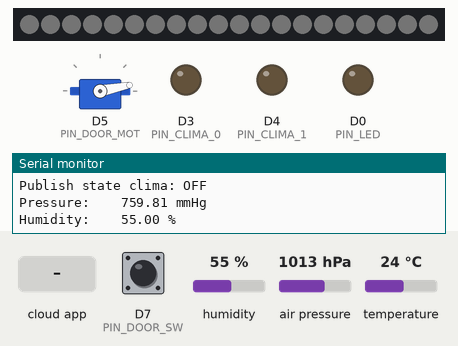
This sketch was run on a simulated ESP8266 (NodeMCU). Parts: 20 RGB LEDs in strip order, left to right, servo, output pins drawn as LEDs (lit = HIGH), the last lines printed to the serial monitor. The test bench sets the inputs (shaded band); at power-on: D7 (PIN_DOOR_SW) LOW, humidity 55 %, air pressure 1013 hPa, temperature 24 °C. Dim RGB values are drawn brighter than linear; WiFi joins after 1.5 s; servers stay silent unless stated; no MQTT or app messages arrive unless stated.

Above: at 3.4 s.
3.5 s: the phone or cloud app sets rgb to 0
At 4.3 s:
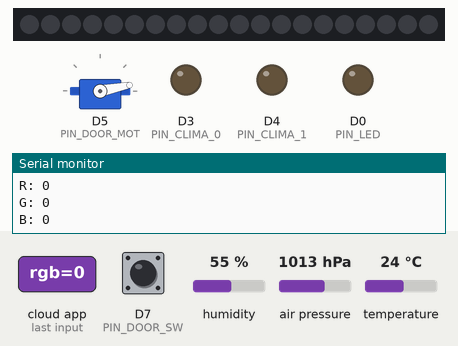
5.0 s: the phone or cloud app sets door to 1
At 6.9 s:
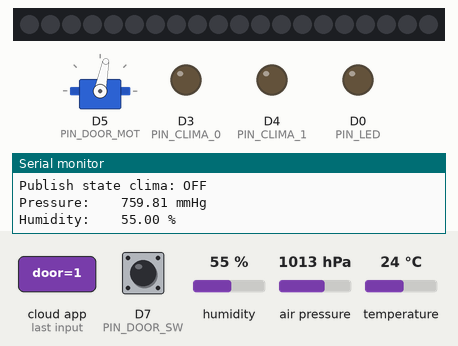
7.2 s: D7 (PIN_DOOR_SW) pulled HIGH for 3.2 s
11.9 s: the phone or cloud app sets light to 0
At 13.1 s:
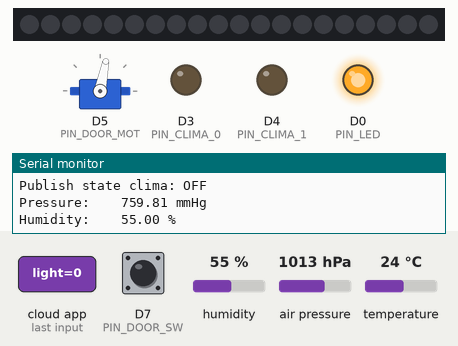
13.4 s: the phone or cloud app sets clima to 1
At 14.6 s:
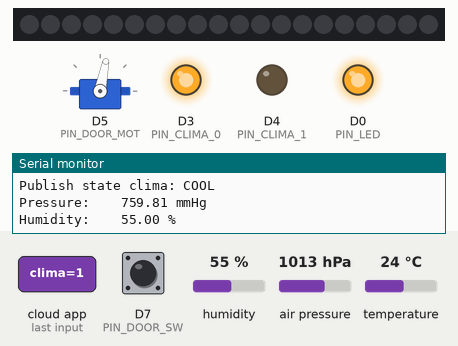
14.9 s: the phone or cloud app sets door to 0
Timing chart, 0 to 17.9 s (numbered marks = the images above; inputs shaded):
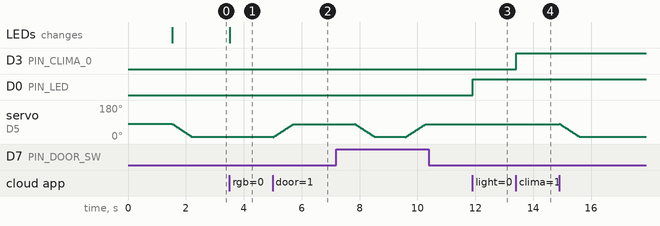

Measured:
- after the input at 3.5 s, the LEDs: change at once (image 1)
- after the input at 11.9 s, D0 (PIN_LED): LOW → HIGH at once
- after the input at 13.4 s, D3 (PIN_CLIMA_0): LOW → HIGH at once

The sketch:

ESP8266_SmartHouse.ino
```cpp
#include <Wire.h>
#include <Servo.h>
#include <ESP8266WiFi.h>
#include <Adafruit_Sensor.h>
#include <Adafruit_BME280.h>
#include <Adafruit_NeoPixel.h>

#include "Adafruit_MQTT.h"
#include "Adafruit_MQTT_Client.h"

typedef enum
{
  CLIMA_STATUS_OFF  = 0,
  CLIMA_STATUS_OK   = 1,
  CLIMA_STATUS_COOL = 2,
  CLIMA_STATUS_HEAT = 3
};

char * climaStatusStr [4] =
{
  "OFF",
  "OK",
  "COOL",
  "HEAT"
};

uint8_t climaOut[4][2] =
{
  {LOW,   LOW},
  {LOW,   LOW},
  {HIGH,  LOW},
  {LOW,   HIGH}
};

typedef enum
{
  CLIMA_CTRL_OFF    = 0,
  CLIMA_CTRL_AUTO   = 1,
  CLIMA_CTRL_COOL   = 2,
  CLIMA_CTRL_HEAT   = 3
};

char * climaStateStr [4] =
{
  "OFF",
  "AUTO",
  "COOL",
  "HEAT"
};

/* PINs */

#define PIN_LED       D0
#define PIN_BME_SCL   D1
#define PIN_BME_SDA   D2
#define PIN_CLIMA_0   D3
#define PIN_CLIMA_1   D4
#define PIN_DOOR_MOT  D5
#define PIN_RGB       D6
#define PIN_DOOR_SW   D7


/************************* WiFi Access Point *********************************/
const char * ssid     = "embedded";
const char * password = "04523307";

/************************* MQTT Broker Setup *********************************/

#define MQTT_SERVER      "10.0.0.192"
#define MQTT_SERVERPORT  1883
#define MQTT_USERNAME    ""
#define MQTT_KEY         ""

/* RGB strip */

#define LED_COUNT     20  // number of LEDs on the strip
#define LED_DEF_COL   0x010101

Adafruit_NeoPixel neo = Adafruit_NeoPixel(LED_COUNT, PIN_RGB, NEO_GRB + NEO_KHZ800);

#define DOOR_CLOSE_POS  10
#define DOOR_OPEN_POS   80
#define DOOR_SPEED      10

int doorReq = 0;
int doorSw = LOW;
Servo doorServo;
int statusDoor = -1;


/* Create an ESP8266 WiFiClient class to connect to the MQTT server. */

WiFiClient client;
Adafruit_MQTT_Client mqtt(&client, MQTT_SERVER, MQTT_SERVERPORT);


/****************************** Feeds ***************************************/

Adafruit_MQTT_Subscribe mqttSetRgb       = Adafruit_MQTT_Subscribe (&mqtt, "/set/rgb", MQTT_QOS_1);
Adafruit_MQTT_Subscribe mqttSetLed       = Adafruit_MQTT_Subscribe (&mqtt, "/set/light");
Adafruit_MQTT_Subscribe mqttSetClima     = Adafruit_MQTT_Subscribe (&mqtt, "/set/clima");
Adafruit_MQTT_Subscribe mqttSetTemp      = Adafruit_MQTT_Subscribe (&mqtt, "/set/temp");
Adafruit_MQTT_Subscribe mqttSetDoor      = Adafruit_MQTT_Subscribe (&mqtt, "/set/door");
Adafruit_MQTT_Publish   mqttStatDoor     = Adafruit_MQTT_Publish   (&mqtt, "/status/door");
Adafruit_MQTT_Publish   mqttStatClima    = Adafruit_MQTT_Publish   (&mqtt, "/status/clima");
Adafruit_MQTT_Publish   mqttTemp         = Adafruit_MQTT_Publish   (&mqtt, "/sens/temp");
Adafruit_MQTT_Publish   mqttHumi         = Adafruit_MQTT_Publish   (&mqtt, "/sens/humi");
Adafruit_MQTT_Publish   mqttPres         = Adafruit_MQTT_Publish   (&mqtt, "/sens/pres");


int ledLevel = 0;

float sensTemp;
float sensHumi;
float sensPres;
float climaDelta = 1;
int setClimaMode = CLIMA_CTRL_OFF;
int stateClima = CLIMA_STATUS_OFF;
int setClimaTemp = 0;


#define BME_ADR 0x76
Adafruit_BME280 bme;


/* forward declarations */

void mqttReconnect ();
void setupWifi ();
void setupSensor ();
void setupLight ();

void readSensor ();
void mqttClbkSetRgb (char *data, uint16_t len);
void mqttClbkSetLed (double val);
void mqttClbkSetClima (double state);
void mqttClbkSetTemp (double val);
void mqttClbkSetDoor (double state);

void checkClima (void);


/******************************************************************************
*
* setup - setup all that is needed (called by env)
*
* TODO
*
* RETURNS: N/A
*/

void setup()
{
  Serial.begin(115200);
  delay(10);
  Serial.println ();
  Serial.println ("Initializing ...");
  Serial.println ();

  setupWifi ();
  setupSensor ();
  setupMqtt ();
  setupLight ();

  pinMode (PIN_LED, OUTPUT);
  pinMode (PIN_CLIMA_0, OUTPUT);
  pinMode (PIN_CLIMA_1, OUTPUT);


  pinMode(PIN_DOOR_SW, INPUT);
  doorServo.attach(PIN_DOOR_MOT);
  doorReq = 0;
  setDoor ();

  Serial.println ("...done");
  Serial.println ();
}

/******************************************************************************
*
* loop - cyclic main function (called by env)
*
* TODO
*
* RETURNS: N/A
*/

void loop ()
{
  int sw;

  // Ensure the connection to the MQTT server is alive (this will make the first
  // connection and automatically reconnect when disconnected).  See the MQTT_connect
  // function definition further below.
  mqttReconnect();

  // this is our 'wait for incoming subscription packets and callback em' busy subloop
  // try to spend your time here:
  mqtt.processPackets(1000);


//  // ping the server to keep the mqtt connection alive
//  // NOT required if you are publishing once every KEEPALIVE seconds
//
//  if(! mqtt.ping()) {
//    mqtt.disconnect();
//  }

  readSensors ();

  sw = digitalRead (PIN_DOOR_SW);
  if ((sw == HIGH) && (doorSw == LOW))
  {
    Serial.println ("Switch button!!!");
    doorReq = !statusDoor; // switch door status
    setDoor ();
  }
}


/******************************************************************************
*
* setupSensor - setup all sensors
*
* TODO
*
* RETURNS: N/A
*/

void setupSensor ()
{
  Serial.println ("Sensor Test...");

  Serial.println ("Initialize i2c...");
  pinMode (PIN_BME_SDA, INPUT_PULLUP);        //Set input (SDA) pull-up resistor on
  Wire.setClock (2000000);                // Set I2C bus speed
  Wire.begin (PIN_BME_SDA, PIN_BME_SCL);
  Serial.println ("...done");

  Serial.println ("Initialize BME280...");
  if (!bme.begin (BME_ADR))
  {
    Serial.print ("Ooops, no BME280 detected ... Check your wiring or I2C ADDR!");
    while (1);
  }
  else
  {
    Serial.println ("BME280 ready.");
  }
}


/******************************************************************************
*
* setupWifi - configure WIFI client connectivity
*
* TODO
*
* RETURNS: N/A
*/

void setupWifi ()
{
  Serial.print ("Connecting to ");
  Serial.println (ssid);
//  WiFi.mode (WIFI_STA);
//  WiFi.begin (ssid, password);

  /*
   * Explicitly set the ESP8266 to be a WiFi-client, otherwise, it by default,
   * would try to act as both a client and an access-point and could cause
   * network-issues with your other WiFi-devices on your WiFi-network.
   */

  WiFi.mode (WIFI_STA);
  WiFi.begin (ssid, password);

  while (WiFi.status () != WL_CONNECTED)
  {
    delay (500);
    Serial.print (".");
  }

  Serial.println ("");
  Serial.println ("WiFi connected");
  Serial.println ("IP address: ");
  Serial.println (WiFi.localIP ());
  Serial.println ("...done");
  Serial.println ();
}


/******************************************************************************
*
* setupMqtt - configure MQTT client
*
* TODO
*
* RETURNS: N/A
*/

void setupMqtt ()
{
  mqttSetRgb.setCallback   (mqttClbkSetRgb);
  mqttSetLed.setCallback   (mqttClbkSetLed);
  mqttSetClima.setCallback (mqttClbkSetClima);
  mqttSetTemp.setCallback  (mqttClbkSetTemp);
  mqttSetDoor.setCallback  (mqttClbkSetDoor);


  mqtt.subscribe (&mqttSetRgb);
  mqtt.subscribe (&mqttSetLed);
  mqtt.subscribe (&mqttSetClima);
  mqtt.subscribe (&mqttSetTemp);
  mqtt.subscribe (&mqttSetDoor);
}


/******************************************************************************
*
* setupLight - configure Light
*
* TODO
*
* RETURNS: N/A
*/

void setupLight ()
{
  int pos;

  neo.begin();
  neo.setBrightness(255);

  for (pos = 0; pos < LED_COUNT; pos++)
  {
    neo.setPixelColor (pos, LED_DEF_COL);
  }
  neo.show();
}

/******************************************************************************
*
* mqttReconnect - handle MQTT reconnection
*
* TODO
*
* RETURNS: N/A
*/

void mqttReconnect()
{
  int8_t ret;

  if (mqtt.connected ())  // Stop if already connected.
  {
    return;
  }

  Serial.print ("Connecting to MQTT... ");

  uint8_t retries = 5;
  while ((ret = mqtt.connect ()) != 0) // connect will return 0 for connected
  {
    Serial.println(mqtt.connectErrorString(ret));
    Serial.println("Retrying MQTT connection in 0.5 seconds...");
    mqtt.disconnect();
    delay(500);  // wait 1 second
    retries--;
    if (retries == 0)
    {
      // basically die and wait for WDT to reset me
      while (1);
    }
  }
  setDoor ();
  Serial.println ("MQTT Connected!");
}


/******************************************************************************
*
* mqttClbkSetRgb - MQTT callback for subscribed /set/rgb
*
* TODO
*
* RETURNS: N/A
*/

void mqttClbkSetRgb (char *data, uint16_t len)
{
  int pos;
  uint8_t r;
  uint8_t g;
  uint8_t b;
  String msg = String ((char *) data);

//  Serial.print ("Hey we're in a slider callback, the slider value is: ");
  Serial.println (data);
  Serial.println (msg);
  r = (msg.substring(0,msg.indexOf(','))).toInt();
  g = msg.substring(msg.indexOf(',')+1,msg.lastIndexOf(',')).toInt();
  b = msg.substring(msg.lastIndexOf(',')+1).toInt();

  for (pos = 0; pos < LED_COUNT; pos++)
  {
    neo.setPixelColor (pos, r, g, b);
    //break;
  }
  neo.show();

  Serial.print("R: ");
  Serial.println(r);
  Serial.print("G: ");
  Serial.println(g);
  Serial.print("B: ");
  Serial.println(b);
}


/******************************************************************************
*
* mqttClbkSetLed - MQTT callback for subscribed /set/led
*
* TODO
*
* RETURNS: N/A
*/

void mqttClbkSetLed (double level)
{
  int val;
  Serial.print ("Hey we're in a onoff callback, the button value is: ");
  Serial.println (level);

  val = map (level, 0, 100, 1023, 0);
  analogWrite (PIN_LED, val);
//  if (state == 0)
//    digitalWrite (ledPin, LOW);
//  else
//    digitalWrite (ledPin, HIGH);
}

/******************************************************************************
*
* sClbkSetClima - MQTT callback for subscribed /set/clima
*
* TODO
*
* RETURNS: N/A
*/

void mqttClbkSetClima (double state)
{
  Serial.print ("Hey we're in a clima state callback, the button value is: ");
  Serial.println (state);
  setClimaMode = state;

  checkClima ();
}

/******************************************************************************
*
* mqClbkSetTemp - MQTT callback for subscribed /set/temp
*
* TODO
*
* RETURNS: N/A
*/

void mqttClbkSetTemp (double val)
{
  Serial.print ("Hey we're in a temperature set callback, the value is: ");
  Serial.println (val);
  setClimaTemp = val;
  checkClima ();
}

/******************************************************************************
*
* mqttClbkSetDoor - MQTT callback for subscribed /set/door
*
* TODO
*
* RETURNS: N/A
*/

void mqttClbkSetDoor (double state)
{
  int pos;

  Serial.print ("Hey we're in a door set callback, the value is: ");
  Serial.println (state);
  Serial.print ("Current door");
  Serial.println (statusDoor);

//  statusDoor = !statusDoor; // switch door status
  if (statusDoor != state)
  {
    doorReq = state;
    setDoor ();
  }
}

/******************************************************************************
*
* setDoor - set door status
*
* TODO
*
* RETURNS: N/A
*/

void setDoor (void)
{
  int pos;

  if (doorReq != statusDoor)
  {
    Serial.print ("Door status changed ");
    Serial.println (doorReq);

    if (doorReq == 1)   // close -> open
    {
      Serial.println ("Open the door");
      for (pos = DOOR_CLOSE_POS; pos < DOOR_OPEN_POS; pos++)
      {
        doorServo.write(pos);
        delay(DOOR_SPEED);
      }
    }
    else                // open -> close
    {
      Serial.println ("Close the door");
      for (pos = DOOR_OPEN_POS; pos > DOOR_CLOSE_POS; pos--)
      {
        doorServo.write(pos);              // tell servo to go to position in variable 'pos'
        delay(DOOR_SPEED);                 // waits 15ms for the servo to reach the position
      }
    }
    statusDoor = doorReq;
  }
  mqttStatDoor.publish (statusDoor);
}


/******************************************************************************
*
* checkClima - update clima state
*
* Depending on requested clima mode and requested temperature, update the
* actuators status (cooling/heating).
*
* RETURNS: N/A
*/

void checkClima (void)
{
  if (setClimaMode == CLIMA_CTRL_OFF)
  {
    stateClima = CLIMA_STATUS_OFF;
  }
  else if (setClimaMode == CLIMA_CTRL_COOL)
  {
    stateClima = CLIMA_STATUS_COOL;
  }
  else if (setClimaMode == CLIMA_CTRL_HEAT)
  {
    stateClima = CLIMA_STATUS_HEAT;
  }
  else if (setClimaMode = CLIMA_CTRL_AUTO)
  {
    if (setClimaTemp < sensTemp)
    {
      stateClima = CLIMA_STATUS_COOL;
    }
    else if (setClimaTemp > sensTemp)
    {
      stateClima = CLIMA_STATUS_HEAT;
    }
    else
    {
      stateClima = CLIMA_STATUS_OK;
    }
  }
  digitalWrite (PIN_CLIMA_0, climaOut[stateClima][0]);
  digitalWrite (PIN_CLIMA_1, climaOut[stateClima][1]);

  Serial.print ("Clima ctrl pins: ");
  Serial.print (climaOut[stateClima][0]);
  Serial.print ("-");
  Serial.println (climaOut[stateClima][1]);

  Serial.print ("Publish state clima: ");
  Serial.println (climaStatusStr[stateClima]);
  mqttStatClima.publish (stateClima);
}


/******************************************************************************
*
* readSensors - read all sensors
*
* Read sensors values and publish on MQTT.
*
* RETURNS: N/A
*/

void readSensors ()
{
  sensTemp = bme.readTemperature ();
  Serial.print ("Temperature: ");
  Serial.print (sensTemp);
  Serial.println (" C");
  if (!mqttTemp.publish (sensTemp))
  {
    Serial.println ("Publish Temperature: Failed");
  }
  checkClima ();

  sensPres = bme.readPressure () * 0.7500637554192 / 100.0F;
  Serial.print ("Pressure:    ");
  Serial.print (sensPres);
  Serial.println (" mmHg");
  if (!mqttPres.publish (sensPres))
  {
    Serial.println ("Publish Pressure: Failed");
  }

  sensHumi = bme.readHumidity ();
  Serial.print ("Humidity:    ");
  Serial.print (sensHumi);
  Serial.println (" %");
  if (!mqttHumi.publish (sensHumi))
  {
    Serial.println("Publish Humidity: Failed");
  }
}
```
